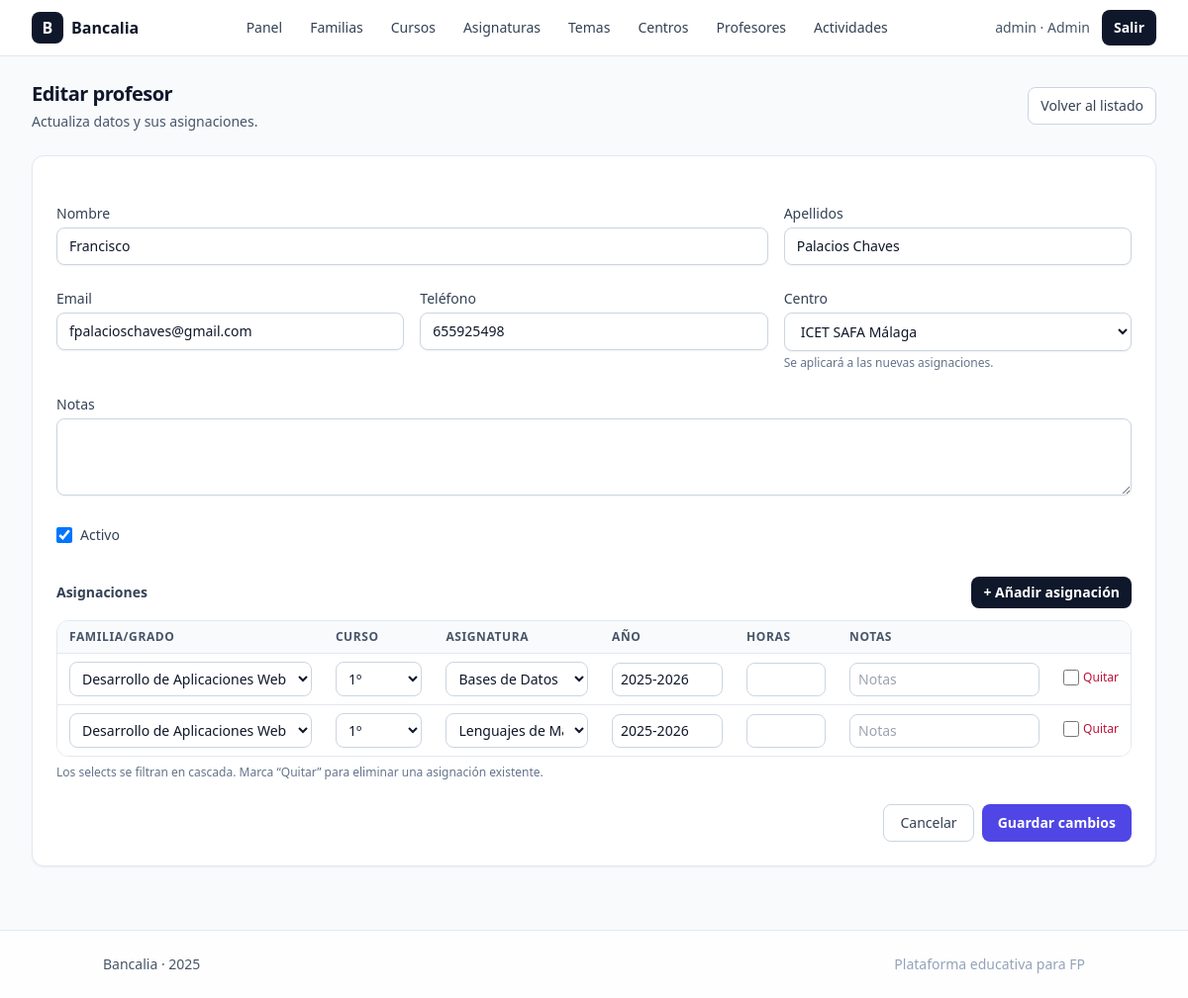
The page /admin/profesores/edit.php?id=2 (signed in) on the database its author committed.
### tables this page shows
CREATE TABLE `profesores` (
  `id` int(11) NOT NULL,
  `centro_id` int(11) DEFAULT NULL,
  `nombre` varchar(120) NOT NULL,
  `apellidos` varchar(160) NOT NULL,
  `email` varchar(160) NOT NULL,
  `telefono` varchar(30) DEFAULT NULL,
  `notas` text DEFAULT NULL,
  `is_active` tinyint(1) NOT NULL DEFAULT 1,
  `created_at` datetime NOT NULL DEFAULT current_timestamp(),
  `updated_at` datetime NOT NULL DEFAULT current_timestamp() ON UPDATE current_timestamp()
);

CREATE TABLE `centros` (
  `id` int(11) NOT NULL,
  `nombre` varchar(180) NOT NULL,
  `slug` varchar(190) NOT NULL,
  `codigo` varchar(50) DEFAULT NULL,
  `tipo` enum('publico','privado','concertado') NOT NULL DEFAULT 'publico',
  `comunidad` varchar(100) DEFAULT NULL,
  `provincia` varchar(100) DEFAULT NULL,
  `localidad` varchar(120) DEFAULT NULL,
  `direccion` varchar(200) DEFAULT NULL,
  `cp` varchar(10) DEFAULT NULL,
  `email` varchar(150) DEFAULT NULL,
  `telefono` varchar(30) DEFAULT NULL,
  `web` varchar(200) DEFAULT NULL,
  `lat` decimal(10,7) DEFAULT NULL,
  `lng` decimal(10,7) DEFAULT NULL,
  `descripcion` text DEFAULT NULL,
  `is_active` tinyint(1) NOT NULL DEFAULT 1,
  `created_at` datetime NOT NULL DEFAULT current_timestamp(),
  `updated_at` datetime NOT NULL DEFAULT current_timestamp() ON UPDATE current_timestamp()
);

CREATE TABLE `profesor_asignacion` (
  `id` int(11) NOT NULL,
  `profesor_id` int(11) NOT NULL,
  `centro_id` int(11) DEFAULT NULL,
  `familia_id` int(11) NOT NULL,
  `curso_id` int(11) NOT NULL,
  `asignatura_id` int(11) NOT NULL,
  `anio_academico` varchar(9) NOT NULL,
  `horas` int(11) DEFAULT NULL,
  `observaciones` text DEFAULT NULL,
  `is_active` tinyint(1) NOT NULL DEFAULT 1,
  `created_at` datetime NOT NULL DEFAULT current_timestamp(),
  `updated_at` datetime NOT NULL DEFAULT current_timestamp() ON UPDATE current_timestamp()
);

CREATE TABLE `familias_profesionales` (
  `id` int(11) NOT NULL,
  `nombre` varchar(150) NOT NULL,
  `slug` varchar(160) NOT NULL,
  `descripcion` text DEFAULT NULL,
  `is_active` tinyint(1) NOT NULL DEFAULT 1,
  `created_at` datetime NOT NULL DEFAULT current_timestamp(),
  `updated_at` datetime NOT NULL DEFAULT current_timestamp() ON UPDATE current_timestamp()
);

### config.php (called while the page is built, shortened)
<?php
function pdo(): PDO {
  static $pdo;
  if ($pdo instanceof PDO) return $pdo;
  $pdo = new PDO(
    'mysql:host=127.0.0.1;dbname=bancalia;charset=utf8mb4',
    'root', '',
    [
      PDO::ATTR_ERRMODE => PDO::ERRMODE_EXCEPTION,
      PDO::ATTR_DEFAULT_FETCH_MODE => PDO::FETCH_ASSOC,
      PDO::ATTR_EMULATE_PREPARES => false,
    ]
  );
  return $pdo;
}

### public/admin/profesores/edit.php (the view, shortened to what this page needs)
<?php
require_once __DIR__ . '/../../../config.php';
$id = (int)($_GET['id'] ?? 0);
$centros = pdo()->query('SELECT id, nombre FROM centros WHERE is_active=1 ORDER BY nombre ASC')->fetchAll();
$fams = pdo()->query('SELECT id, nombre FROM familias_profesionales WHERE is_active=1 ORDER BY nombre ASC')->fetchAll();
$st = pdo()->prepare('SELECT * FROM profesores WHERE id=:id LIMIT 1');
$st->execute([':id'=>$id]);
$prof = $st->fetch();
$asignaciones = pdo()->prepare('
  SELECT pa.id, pa.familia_id, pa.curso_id, pa.asignatura_id, pa.anio_academico, pa.horas, pa.observaciones, pa.is_active,
         f.nombre AS familia, c.nombre AS curso, a.nombre AS asignatura
  FROM profesor_asignacion pa
  JOIN familias_profesionales f ON f.id = pa.familia_id
  JOIN cursos c ON c.id = pa.curso_id
  JOIN asignaturas a ON a.id = pa.asignatura_id
  WHERE pa.profesor_id = :p
  ORDER BY f.nombre ASC, c.orden ASC, a.orden ASC, a.nombre ASC
');
$asignaciones->execute([':p'=>$id]);
$asigRows = $asignaciones->fetchAll();
require_once __DIR__ . '/../../../partials/header.php';
?>
<div class="mb-6 flex items-center justify-between">
  <div>
    <h1 class="text-xl font-semibold tracking-tight">Editar profesor</h1>
    <p class="mt-1 text-sm text-slate-600">Actualiza datos y sus asignaciones.</p>
  </div>
  <a href="<?= PUBLIC_URL ?>/admin/profesores/index.php"
     class="inline-flex items-center rounded-lg border border-slate-300 bg-white px-3 py-2 text-sm font-medium text-slate-700 hover:bg-slate-100">
    Volver al listado
  </a>
</div>
<div class="rounded-xl border border-slate-200 bg-white p-6 shadow-sm">
  <form method="post" action="" class="space-y-6" id="profForm">
    <div class="grid gap-4 sm:grid-cols-3">
      <div class="sm:col-span-2">
        <label for="nombre" class="mb-1 block text-sm font-medium text-slate-700">Nombre</label>
        <input id="nombre" name="nombre" type="text" required
               value="<?= htmlspecialchars($prof['nombre']) ?>"
               class="w-full rounded-lg border border-slate-300 bg-white px-3 py-2 text-sm shadow-sm placeholder-slate-400 focus:outline-none focus:ring-2 focus:ring-slate-400 focus:border-slate-400">
      </div>
      <div>
        <label for="apellidos" class="mb-1 block text-sm font-medium text-slate-700">Apellidos</label>
        <input id="apellidos" name="apellidos" type="text" required
               value="<?= htmlspecialchars($prof['apellidos']) ?>"
               class="w-full rounded-lg border border-slate-300 bg-white px-3 py-2 text-sm shadow-sm placeholder-slate-400 focus:outline-none focus:ring-2 focus:ring-slate-400 focus:border-slate-400">
      </div>
    </div>
    <div class="grid gap-4 sm:grid-cols-3">
      <div>
        <label for="email" class="mb-1 block text-sm font-medium text-slate-700">Email</label>
        <input id="email" name="email" type="email" required
               value="<?= htmlspecialchars($prof['email']) ?>"
               class="w-full rounded-lg border border-slate-300 bg-white px-3 py-2 text-sm shadow-sm placeholder-slate-400 focus:outline-none focus:ring-2 focus:ring-slate-400 focus:border-slate-400">
      </div>
      <div>
        <label for="telefono" class="mb-1 block text-sm font-medium text-slate-700">Teléfono</label>
        <input id="telefono" name="telefono" type="text"
               value="<?= htmlspecialchars((string)$prof['telefono']) ?>"
               class="w-full rounded-lg border border-slate-300 bg-white px-3 py-2 text-sm shadow-sm focus:outline-none focus:ring-2 focus:ring-slate-400 focus:border-slate-400">
      </div>
      <div>
        <label for="centro_id" class="mb-1 block text-sm font-medium text-slate-700">Centro</label>
        <select id="centro_id" name="centro_id"
                class="w-full rounded-lg border border-slate-300 bg-white px-3 py-2 text-sm shadow-sm focus:outline-none focus:ring-2 focus:ring-slate-400 focus:border-slate-400">
          <?php foreach ($centros as $c): ?>
            <option value="<?= (int)$c['id'] ?>" <?= (int)$prof['centro_id']===(int)$c['id']?'selected':'' ?>>
              <?= htmlspecialchars($c['nombre']) ?>
            </option>
          <?php endforeach; ?>
        </select>
        <p class="mt-1 text-xs text-slate-500">Se aplicará a las nuevas asignaciones.</p>
      </div>
    </div>
    <div>
      <label for="notas" class="mb-1 block text-sm font-medium text-slate-700">Notas</label>
      <textarea id="notas" name="notas" rows="3"
                class="w-full rounded-lg border border-slate-300 bg-white px-3 py-2 text-sm shadow-sm placeholder-slate-400 focus:outline-none focus:ring-2 focus:ring-slate-400 focus:border-slate-400"
      ><?= htmlspecialchars((string)$prof['notas']) ?></textarea>
    </div>
    <div class="flex items-center gap-2">
      <input id="is_active" name="is_active" type="checkbox"
             class="h-4 w-4 rounded border-slate-300 text-slate-900 focus:ring-slate-400"
             <?= (int)$prof['is_active']===1 ? 'checked' : '' ?>>
      <label for="is_active" class="text-sm text-slate-700">Activo</label>
    </div>
    <div class="pt-2">
      <div class="mb-3 flex items-center justify-between">
        <h2 class="text-sm font-semibold text-slate-700">Asignaciones</h2>
        <button type="button" id="btnAddRow"
                class="inline-flex items-center rounded-lg bg-slate-900 px-3 py-1.5 text-sm font-semibold text-white hover:bg-slate-800">
          + Añadir asignación
        </button>
      </div>
      <div class="overflow-hidden rounded-xl border border-slate-200">
        <table class="min-w-full divide-y divide-slate-200">
          <thead class="bg-slate-50">
            <tr>
              <th class="px-3 py-2 text-left text-xs font-semibold uppercase tracking-wider text-slate-600">Familia/Grado</th>
              <th class="px-3 py-2 text-left text-xs font-semibold uppercase tracking-wider text-slate-600">Curso</th>
              <th class="px-3 py-2 text-left text-xs font-semibold uppercase tracking-wider text-slate-600">Asignatura</th>
              <th class="px-3 py-2 text-left text-xs font-semibold uppercase tracking-wider text-slate-600">Año</th>
              <th class="px-3 py-2 text-left text-xs font-semibold uppercase tracking-wider text-slate-600">Horas</th>
              <th class="px-3 py-2 text-left text-xs font-semibold uppercase tracking-wider text-slate-600">Notas</th>
              <th class="px-3 py-2"></th>
            </tr>
          </thead>
          <tbody id="rowsBody" class="divide-y divide-slate-200 bg-white">
            <?php foreach ($asigRows as $idx => $r): ?>
              <tr>
                <td class="px-3 py-2">
                  <select name="asig_familia_id[]" class="famSel w-full rounded-lg border border-slate-300 bg-white px-2 py-1.5 text-sm focus:outline-none focus:ring-2 focus:ring-slate-400">
                    <?php foreach ($fams as $f): ?>
                      <option value="<?= (int)$f['id'] ?>" <?= (int)$r['familia_id']===(int)$f['id']?'selected':'' ?>>
                        <?= htmlspecialchars($f['nombre']) ?>
                      </option>
                    <?php endforeach; ?>
                  </select>
                </td>
                <td class="px-3 py-2">
                  <select name="asig_curso_id[]" class="cursoSel w-full rounded-lg border border-slate-300 bg-white px-2 py-1.5 text-sm focus:outline-none focus:ring-2 focus:ring-slate-400">
                  </select>
                </td>
                <td class="px-3 py-2">
                  <select name="asig_asignatura_id[]" class="asigSel w-full rounded-lg border border-slate-300 bg-white px-2 py-1.5 text-sm focus:outline-none focus:ring-2 focus:ring-slate-400">
                  </select>
                </td>
                <td class="px-3 py-2">
                  <input name="asig_anio[]" type="text" value="<?= htmlspecialchars($r['anio_academico']) ?>" placeholder="2025-2026"
                         class="w-28 rounded-lg border border-slate-300 bg-white px-2 py-1.5 text-sm focus:outline-none focus:ring-2 focus:ring-slate-400">
                </td>
                <td class="px-3 py-2">
                  <input name="asig_horas[]" type="number" min="0" value="<?= htmlspecialchars((string)$r['horas']) ?>"
                         class="w-20 rounded-lg border border-slate-300 bg-white px-2 py-1.5 text-sm focus:outline-none focus:ring-2 focus:ring-slate-400">
                </td>
                <td class="px-3 py-2">
                  <input name="asig_obs[]" type="text" value="<?= htmlspecialchars((string)$r['observaciones']) ?>"
                         class="w-48 rounded-lg border border-slate-300 bg-white px-2 py-1.5 text-sm focus:outline-none focus:ring-2 focus:ring-slate-400" placeholder="Notas">
                </td>
                <td class="px-3 py-2 text-right">
                  <label class="inline-flex items-center gap-1 text-xs text-rose-700">
                    <input type="checkbox" name="asig_delete[]" value="<?= $idx ?>" class="h-4 w-4 rounded border-slate-300 text-rose-600 focus:ring-rose-400">
                    Quitar
                  </label>
                </td>
              </tr>
            <?php endforeach; ?>
          </tbody>
        </table>
      </div>
      <p class="mt-2 text-xs text-slate-500">Los selects se filtran en cascada. Marca “Quitar” para eliminar una asignación existente.</p>
    </div>
    <div class="flex flex-col-reverse gap-2 sm:flex-row sm:justify-end">
      <a href="<?= PUBLIC_URL ?>/admin/profesores/index.php"
         class="inline-flex items-center justify-center rounded-lg border border-slate-300 bg-white px-4 py-2 text-sm font-medium text-slate-700 hover:bg-slate-100">
        Cancelar
      </a>
      <button type="submit"
              class="inline-flex items-center justify-center rounded-lg bg-indigo-600 px-4 py-2 text-sm font-semibold text-white hover:bg-indigo-500 active:scale-[0.99] transition">
        Guardar cambios
      </button>
    </div>
  </form>
</div>
<?php require_once __DIR__ . '/../../../partials/footer.php'; ?>

### rows shown on the page
profesores: nombre "Francisco", apellidos "Palacios Chaves", email "fpalacioschaves@gmail.com", telefono "655925498", centro_id "ICET SAFA Málaga", is_active "☑"
profesor_asignacion: familia.nombre "Desarrollo de Aplicaciones Web", anio_academico "2025-2026"
profesor_asignacion: familia.nombre "Desarrollo de Aplicaciones Web", anio_academico "2025-2026"

### other values the page prints
$u['role'] "admin"
$u['nombre'] "Admin"
